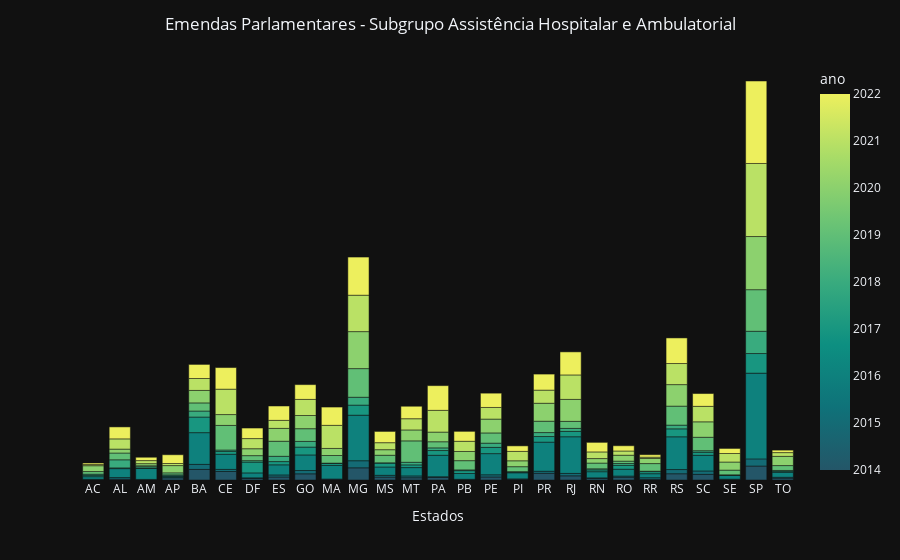

Notebook source saved alongside this figure:
### Code cell
# outra formatação do gráfico anterior

ano_uf = df_uf.groupby(['uf', 'ano'])['valor_emendas'].sum()

fig = px.bar(ano_uf.reset_index(), x='uf', y='valor_emendas', color='ano', color_continuous_scale='Aggrnyl', template='plotly_dark')

fig.update_layout(barmode='relative', title='Emendas Parlamentares - Subgrupo Assistência Hospitalar e Ambulatorial', title_x=0.5)
fig.update_xaxes(title='Estados', showgrid=False)
fig.update_yaxes(visible=False, showticklabels=False, showgrid=False)
fig.show()

### Figure 1 — Plotly figure (JSON) as saved in the notebook; plotly's stock layout.template omitted (floating-point values rounded to 4 significant figures; data arrays with more than 128 entries replaced by an {"elided": "..."} marker saying what was removed)
{"data": [{"alignmentgroup": "True", "hovertemplate": "uf=%{x}<br>valor_emendas=%{y}<br>ano=%{marker.color}<extra></extra>", "legendgroup": "", "marker": {"color": {"elided": "243 int values"}, "coloraxis": "coloraxis", "pattern": {"shape": ""}}, "name": "", "offsetgroup": "", "orientation": "v", "showlegend": false, "textposition": "auto", "type": "bar", "x": {"elided": "243 str values"}, "xaxis": "x", "y": {"elided": "243 float values"}, "yaxis": "y"}], "layout": {"barmode": "relative", "coloraxis": {"colorbar": {"title": {"text": "ano"}}, "colorscale": [[0, "rgb(36, 86, 104)"], [0.1667, "rgb(15, 114, 121)"], [0.3333, "rgb(13, 143, 129)"], [0.5, "rgb(57, 171, 126)"], [0.6667, "rgb(110, 197, 116)"], [0.8333, "rgb(169, 220, 103)"], [1, "rgb(237, 239, 93)"]]}, "legend": {"tracegroupgap": 0}, "margin": {"t": 60}, "title": {"text": "Emendas Parlamentares - Subgrupo Assistência Hospitalar e Ambulatorial", "x": 0.5}, "xaxis": {"anchor": "y", "domain": [0, 1], "showgrid": false, "title": {"text": "Estados"}}, "yaxis": {"anchor": "x", "domain": [0, 1], "showgrid": false, "showticklabels": false, "title": {"text": "valor_emendas"}, "visible": false}}}
